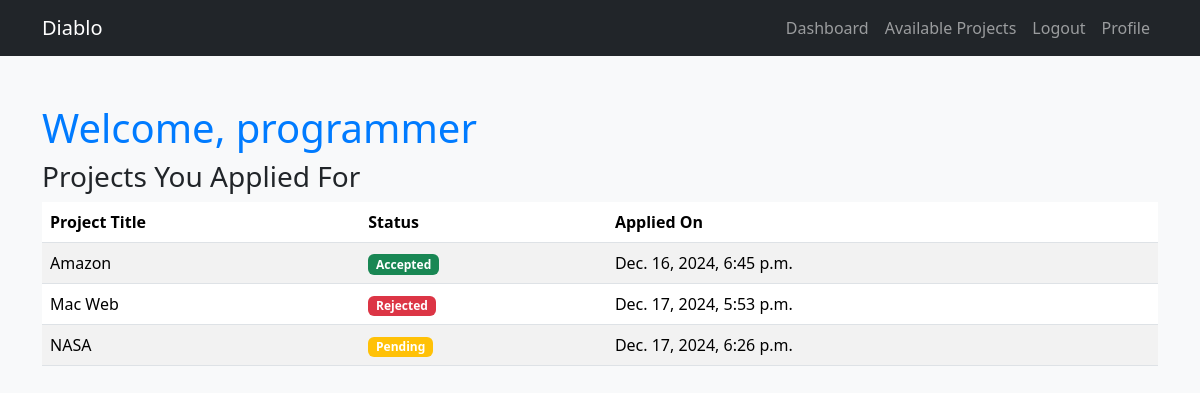
The app's page /freelancer/dashboard (signed in) with its own data.
### core/models.py (models this page shows, shortened)
class CustomUser(AbstractUser):
    ROLE_CHOICES = (
        ('client', 'Client'),
        ('freelancer', 'Freelancer'),
    )
    role = models.CharField(max_length=20, choices=ROLE_CHOICES)

class Application(models.Model):
    STATUS_CHOICES = [
        ('pending', 'Pending'),
        ('accepted', 'Accepted'),
        ('rejected', 'Rejected'),
    ]
    project = models.ForeignKey(Project, on_delete=models.CASCADE, related_name='applications')
    freelancer = models.ForeignKey(User, on_delete=models.CASCADE, related_name='applications')
    applied_at = models.DateTimeField(auto_now_add=True)
    status = models.CharField(max_length=10, choices=STATUS_CHOICES, default='pending')

class Project(models.Model):
    title = models.CharField(max_length=255)
    description = models.TextField()
    budget = models.DecimalField(max_digits=10, decimal_places=2)
    created_by = models.ForeignKey(User, on_delete=models.CASCADE, related_name='projects')
    created_at = models.DateTimeField(auto_now_add=True)

### core/views.py (the view)
# urls.py: path('freelancer/dashboard', views.freelancer_dashboard, name='freelancer_dashboard'),
@login_required
def freelancer_dashboard(request):
    if request.user.role != 'freelancer':
        return redirect('login')  # Only freelancers can access this page
    applications = request.user.applications.select_related('project')  # Get applied projects
    return render(request, 'freelancer_dashboard.html', {'applications': applications})

### core/templates/freelancer_dashboard.html (shortened to what this page needs)
{% extends 'base.html' %}
{% block content %}
<h1>Welcome, {{ user.username }}</h1>
<h3>Projects You Applied For</h3>
{% if applications %}
<table class="table table-striped">
    <thead>
        <tr>
            <th>Project Title</th>
            <th>Status</th>
            <th>Applied On</th>
        </tr>
    </thead>
    <tbody>
        {% for application in applications %}
        <tr>
            <td>{{ application.project.title }}</td>
            <td>
                {% if application.status == 'pending' %}
                    <span class="badge bg-warning">Pending</span>
                {% elif application.status == 'accepted' %}
                    <span class="badge bg-success">Accepted</span>
                {% elif application.status == 'rejected' %}
                    <span class="badge bg-danger">Rejected</span>
                {% endif %}
            </td>
            <td>{{ application.applied_at }}</td>
        </tr>
        {% endfor %}
    </tbody>
</table>
{% else %}
<p>You have not applied for any projects yet.</p>
<a href="{% url 'project_list' %}" class="btn btn-primary">View Available Projects</a>
{% endif %}
{% endblock %}

### static/css/custom.css (style rules this page uses)
body { background-color: #f8f9fa; }
h1 { color: #007bff; }

### records on screen
CustomUser: username "programmer"
Application: project "Amazon", status "Accepted", applied_at "Dec. 16, 2024, 6:45 p.m."
Application: project "Mac Web", status "Rejected", applied_at "Dec. 17, 2024, 5:53 p.m."
Application: project "NASA", status "Pending", applied_at "Dec. 17, 2024, 6:26 p.m."
